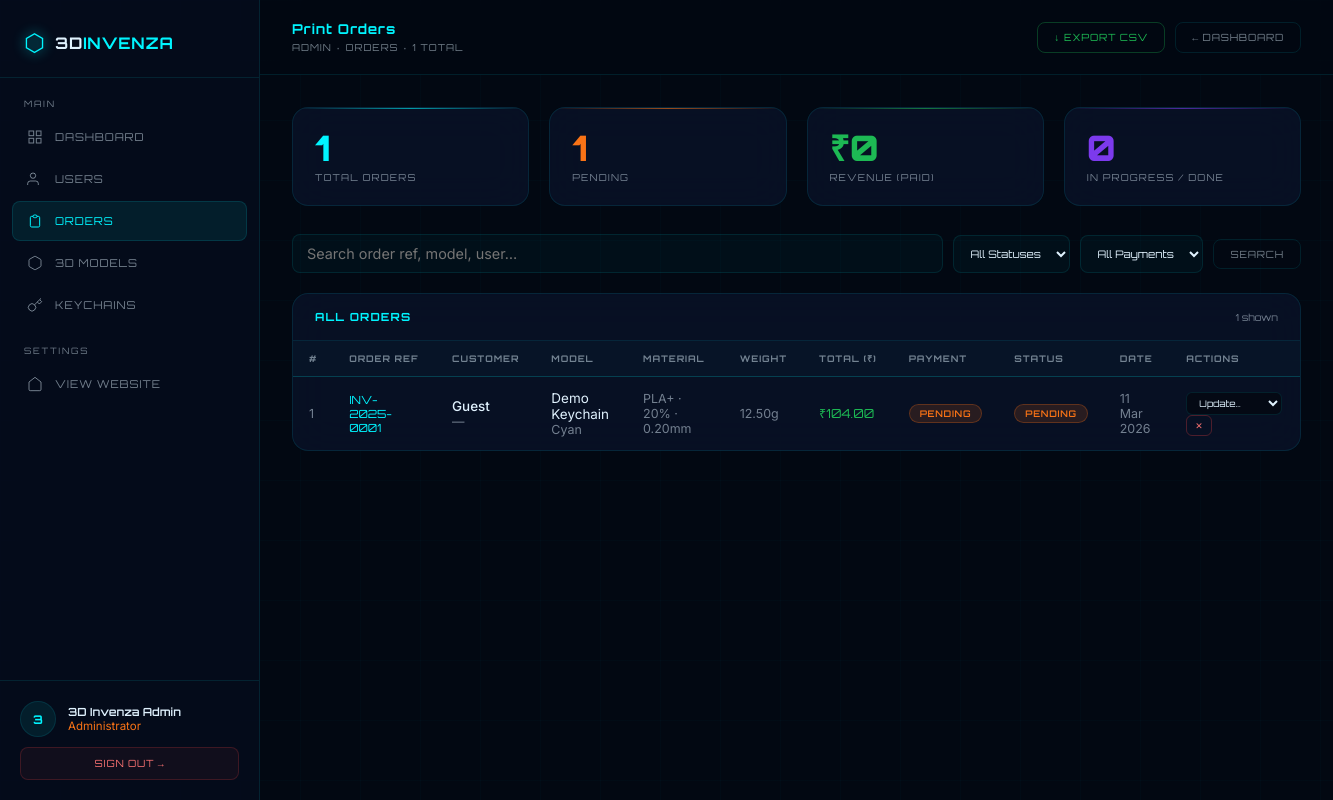
The app's page /admin/orders.php (signed in) with its own data.
### tables this page shows
CREATE TABLE IF NOT EXISTS orders (
  id              INT AUTO_INCREMENT PRIMARY KEY,
  user_id         INT          DEFAULT NULL,
  order_ref       VARCHAR(30)  NOT NULL UNIQUE,
  model_name      VARCHAR(200) DEFAULT NULL,
  model_filename  VARCHAR(255) DEFAULT NULL,
  material        VARCHAR(50)  DEFAULT 'PLA+',
  color           VARCHAR(30)  DEFAULT 'White',
  infill          TINYINT      DEFAULT 20,
  layer_height    DECIMAL(3,2) DEFAULT 0.20,
  weight_g        DECIMAL(8,2) DEFAULT 0,
  price_inr       DECIMAL(10,2) DEFAULT 0,
  shipping_inr    DECIMAL(10,2) DEFAULT 0,
  total_inr       DECIMAL(10,2) DEFAULT 0,
  pincode         VARCHAR(10)  DEFAULT NULL,
  address         TEXT         DEFAULT NULL,
  payment_method  VARCHAR(30)  DEFAULT 'UPI',
  payment_status  ENUM('pending','paid','failed') DEFAULT 'pending',
  status          ENUM('pending','processing','printing','printed','shipped','delivered','cancelled')
                  NOT NULL DEFAULT 'pending',
  notes           TEXT         DEFAULT NULL,
  created_at      TIMESTAMP    DEFAULT CURRENT_TIMESTAMP,
  updated_at      TIMESTAMP    DEFAULT CURRENT_TIMESTAMP ON UPDATE CURRENT_TIMESTAMP,
  FOREIGN KEY (user_id) REFERENCES users(id) ON DELETE SET NULL
);

### admin/orders.php (the view, shortened to what this page needs)
<?php
include '../auth/config/db.php';
$conn->query("CREATE TABLE IF NOT EXISTS orders (
  id INT AUTO_INCREMENT PRIMARY KEY,
  user_id INT DEFAULT NULL,
  order_ref VARCHAR(30) NOT NULL UNIQUE,
  model_name VARCHAR(200) DEFAULT NULL,
  model_filename VARCHAR(255) DEFAULT NULL,
  material VARCHAR(50) DEFAULT 'PLA+',
  color VARCHAR(30) DEFAULT 'White',
  infill TINYINT DEFAULT 20,
  layer_height DECIMAL(3,2) DEFAULT 0.20,
  weight_g DECIMAL(8,2) DEFAULT 0,
  price_inr DECIMAL(10,2) DEFAULT 0,
  shipping_inr DECIMAL(10,2) DEFAULT 0,
  total_inr DECIMAL(10,2) DEFAULT 0,
  pincode VARCHAR(10) DEFAULT NULL,
  address TEXT DEFAULT NULL,
  payment_method VARCHAR(30) DEFAULT 'UPI',
  payment_status ENUM('pending','paid','failed') DEFAULT 'pending',
  status ENUM('pending','processing','printing','printed','shipped','delivered','cancelled') NOT NULL DEFAULT 'pending',
  notes TEXT DEFAULT NULL,
  created_at TIMESTAMP DEFAULT CURRENT_TIMESTAMP,
  updated_at TIMESTAMP DEFAULT CURRENT_TIMESTAMP ON UPDATE CURRENT_TIMESTAMP,
  FOREIGN KEY (user_id) REFERENCES users(id) ON DELETE SET NULL
)");
$q      = trim($_GET['q']      ?? '');
$sql    = "SELECT o.*, u.name AS uname, u.email AS uemail
           FROM orders o LEFT JOIN users u ON o.user_id = u.id WHERE 1=1";
$sql   .= " ORDER BY o.created_at DESC";
$orders = $conn->query($sql);
$total   = $conn->query("SELECT COUNT(*) AS c FROM orders")->fetch_assoc()['c'];
$revenue = $conn->query("SELECT SUM(total_inr) AS r FROM orders WHERE payment_status='paid'")->fetch_assoc()['r'] ?? 0;
$pending = $conn->query("SELECT COUNT(*) AS c FROM orders WHERE status='pending'")->fetch_assoc()['c'];
$sColors = [
    'pending'=>'#f97316','processing'=>'#00f5ff','printing'=>'#7c3aed',
    'printed'=>'#a855f7','shipped'=>'#0ea5e9','delivered'=>'#1db954','cancelled'=>'#ef4444'
];
$pColors = ['pending'=>'#f97316','paid'=>'#1db954','failed'=>'#ef4444'];
?>
<!DOCTYPE html>
<html lang="en">
<head>
</head>
<body>
<aside class="sidebar">
  <div class="sb-logo">
    <span class="sb-logo-icon">⬡</span>
    <span class="sb-logo-text">3D<span>INVENZA</span></span>
  </div>
  <div class="sb-label">Main</div>
  <nav class="sb-nav">
    <a href="index.php" class="sb-link">
      <svg viewBox="0 0 24 24" fill="none" stroke-width="1.5"><rect x="3" y="3" width="7" height="7"/><rect x="14" y="3" width="7" height="7"/><rect x="3" y="14" width="7" height="7"/><rect x="14" y="14" width="7" height="7"/></svg>
      Dashboard
    </a>
    <a href="users.php" class="sb-link">
      <svg viewBox="0 0 24 24" fill="none" stroke-width="1.5"><path d="M17 21v-2a4 4 0 00-4-4H5a4 4 0 00-4 4v2"/><circle cx="9" cy="7" r="4"/></svg>
      Users
    </a>
    <a href="orders.php" class="sb-link active">
      <svg viewBox="0 0 24 24" fill="none" stroke-width="1.5"><path d="M9 5H7a2 2 0 00-2 2v12a2 2 0 002 2h10a2 2 0 002-2V7a2 2 0 00-2-2h-2M9 5a2 2 0 002 2h2a2 2 0 002-2M9 5a2 2 0 012-2h2a2 2 0 012 2"/></svg>
      Orders
    </a>
    <a href="models.php" class="sb-link">
      <svg viewBox="0 0 24 24" fill="none" stroke-width="1.5"><path d="M21 16V8a2 2 0 00-1-1.73l-7-4a2 2 0 00-2 0l-7 4A2 2 0 003 8v8a2 2 0 001 1.73l7 4a2 2 0 002 0l7-4A2 2 0 0021 16z"/></svg>
      3D Models
    </a>
    <a href="../keychain-system/admin.php" class="sb-link">
      <svg viewBox="0 0 24 24" fill="none" stroke-width="1.5"><path d="M21 2l-2 2m-7.61 7.61a5.5 5.5 0 11-7.778 7.778 5.5 5.5 0 017.777-7.777zm0 0L15.5 7.5m0 0l3 3L22 7l-3-3m-3.5 3.5L19 4"/></svg>
      Keychains
    </a>
  </nav>
  <div class="sb-label">Settings</div>
  <nav class="sb-nav">
    <a href="../index.html" class="sb-link">
      <svg viewBox="0 0 24 24" fill="none" stroke-width="1.5"><path d="M3 9l9-7 9 7v11a2 2 0 01-2 2H5a2 2 0 01-2-2z"/></svg>
      View Website
    </a>
  </nav>
  <div class="sb-footer">
    <div class="sb-user">
      <div class="sb-avatar"><?= strtoupper(substr($_SESSION['user_name'],0,1)) ?></div>
      <div>
        <div class="sb-uname"><?= htmlspecialchars($_SESSION['user_name']) ?></div>
        <div class="sb-urole">Administrator</div>
      </div>
    </div>
    <a href="../auth/logout.php" class="sb-logout">Sign Out →</a>
  </div>
</aside>
<main class="main">
  <div class="topbar">
    <div>
      <div class="tb-title">Print Orders</div>
      <div class="tb-sub">Admin · Orders · <?= $total ?> total</div>
    </div>
    <div class="tb-actions">
      <a href="orders.php?export=csv" class="btn-sm btn-green">↓ Export CSV</a>
      <a href="index.php" class="btn-sm">← Dashboard</a>
    </div>
  </div>
  <div class="content">
    <div class="stats-row">
      <div class="stat-box" style="--ac:var(--cyan)">
        <div class="stat-num" style="color:var(--cyan)"><?= $total ?></div>
        <div class="stat-lbl">Total Orders</div>
      </div>
      <div class="stat-box" style="--ac:var(--orange)">
        <div class="stat-num" style="color:var(--orange)"><?= $pending ?></div>
        <div class="stat-lbl">Pending</div>
      </div>
      <div class="stat-box" style="--ac:#1db954">
        <div class="stat-num" style="color:#1db954">₹<?= number_format($revenue, 0) ?></div>
        <div class="stat-lbl">Revenue (Paid)</div>
      </div>
      <div class="stat-box" style="--ac:var(--violet)">
        <div class="stat-num" style="color:var(--violet)"><?= $total - $pending ?></div>
        <div class="stat-lbl">In Progress / Done</div>
      </div>
    </div>
    <form method="GET" class="filter-bar">
      <input class="search-input" type="text" name="q" value="<?= htmlspecialchars($q) ?>" placeholder="Search order ref, model, user…"/>
      <select class="filter-select" name="status_f" onchange="this.form.submit()">
        <option value="">All Statuses</option>
      </select>
      <select class="filter-select" name="pay_f" onchange="this.form.submit()">
        <option value="">All Payments</option>
      </select>
      <button class="btn-sm" type="submit">Search</button>
    </form>
    <div class="table-card">
      <div class="tc-head">
        <div class="tc-title">All Orders</div>
        <span style="font-family:var(--fd);font-size:.60rem;color:var(--muted)"><?= $orders ? $orders->num_rows : 0 ?> shown</span>
      </div>
      <div style="overflow-x:auto">
        <table>
          <thead>
            <tr>
              <th>#</th><th>Order Ref</th><th>Customer</th><th>Model</th>
              <th>Material</th><th>Weight</th><th>Total (₹)</th>
              <th>Payment</th><th>Status</th><th>Date</th><th>Actions</th>
            </tr>
          </thead>
          <tbody>
            <?php if ($orders && $orders->num_rows > 0):
              while ($o = $orders->fetch_assoc()):
                $sc = $sColors[$o['status']] ?? '#999';
                $pc = $pColors[$o['payment_status']] ?? '#999';
            ?>
            <tr>
              <td class="td-m"><?= $o['id'] ?></td>
              <td style="font-family:var(--fd);font-size:.70rem;color:var(--cyan)"><?= htmlspecialchars($o['order_ref']) ?></td>
              <td>
                <div style="font-weight:500"><?= htmlspecialchars($o['uname'] ?? 'Guest') ?></div>
                <div class="td-m"><?= htmlspecialchars($o['uemail'] ?? '—') ?></div>
              </td>
              <td>
                <div style="font-size:.84rem"><?= htmlspecialchars($o['model_name'] ?? '—') ?></div>
                <div class="td-m"><?= htmlspecialchars($o['color']) ?></div>
              </td>
              <td class="td-m"><?= htmlspecialchars($o['material']) ?> · <?= $o['infill'] ?>% · <?= $o['layer_height'] ?>mm</td>
              <td class="td-m"><?= $o['weight_g'] ?>g</td>
              <td style="font-family:var(--fd);font-size:.78rem;color:#1db954">₹<?= number_format($o['total_inr'],2) ?></td>
              <td><span class="badge" style="background:<?= $pc ?>22;color:<?= $pc ?>;border:1px solid <?= $pc ?>44"><?= strtoupper($o['payment_status']) ?></span></td>
              <td>
                <span class="badge" style="background:<?= $sc ?>22;color:<?= $sc ?>;border:1px solid <?= $sc ?>44">
                  <?= strtoupper($o['status']) ?>
                </span>
              </td>
              <td class="td-m"><?= date('d M Y', strtotime($o['created_at'])) ?></td>
              <td>
                <select class="status-sel" onchange="location.href='orders.php?status='+this.value+'&id=<?= $o['id'] ?>'">
                  <option value="">Update…</option>
                </select>
                <a href="orders.php?delete=<?= $o['id'] ?>" class="act-btn act-del" onclick="return confirm('Delete order <?= addslashes($o['order_ref']) ?>?')">✕</a>
              </td>
            </tr>
            <?php endwhile; else: ?>
            <tr><td colspan="11"><div class="empty-state">No orders found. Orders placed via the upload/checkout flow will appear here.</div></td></tr>
            <?php endif; ?>
          </tbody>
        </table>
      </div>
    </div>
  </div>
</main>
</body>
</html>

### records on screen
orders: id "1", order_ref "INV-2025-0001", uname "Guest", uemail "—", model_name "Demo Keychain", color "Cyan", material "PLA+", infill "20", layer_height "0.20", weight_g "12.50", total_inr "104.00", payment_status "PENDING", status "PENDING", created_at "11 Mar 2026"

### other values on screen
substr($_SESSION['user_name'],0,1) "3"
$_SESSION['user_name'] "3D Invenza Admin"
$total "1"
$pending "1"
$revenue "0"
$total - $pending "0"
$orders->num_rows "1"
